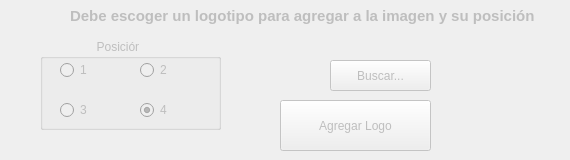
    <widget class="QWidget" name="tab_4">
     <property name="enabled">
      <bool>false</bool>
     </property>
     <attribute name="title">
      <string>Superponer Imagen</string>
     </attribute>
     <widget class="QPushButton" name="pushButton_11">
      <property name="geometry">
       <rect>
        <x>280</x>
        <y>100</y>
        <width>151</width>
        <height>51</height>
       </rect>
      </property>
      <property name="text">
       <string>Agregar Logo</string>
      </property>
     </widget>
     <widget class="QLabel" name="label_3">
      <property name="geometry">
       <rect>
        <x>70</x>
        <y>0</y>
        <width>491</width>
        <height>31</height>
       </rect>
      </property>
      <property name="minimumSize">
       <size>
        <width>301</width>
        <height>0</height>
       </size>
      </property>
      <property name="font">
       <font>
        <pointsize>11</pointsize>
        <weight>75</weight>
        <bold>true</bold>
       </font>
      </property>
      <property name="text">
       <string>Debe escoger un logotipo para agregar a la imagen y su posición</string>
      </property>
     </widget>
     <widget class="QPushButton" name="pushButton_24">
      <property name="geometry">
       <rect>
        <x>330</x>
        <y>60</y>
        <width>101</width>
        <height>31</height>
       </rect>
      </property>
      <property name="text">
       <string>Buscar...</string>
      </property>
     </widget>
     <widget class="QGroupBox" name="groupBox_5">
      <property name="geometry">
       <rect>
        <x>40</x>
        <y>39</y>
        <width>181</width>
        <height>91</height>
       </rect>
      </property>
      <property name="title">
       <string>                 Posición</string>
      </property>
      <widget class="QRadioButton" name="r1">
       <property name="geometry">
        <rect>
         <x>20</x>
         <y>20</y>
         <width>41</width>
         <height>22</height>
        </rect>
       </property>
       <property name="text">
        <string>1</string>
       </property>
      </widget>
      <widget class="QRadioButton" name="r2">
       <property name="geometry">
        <rect>
         <x>100</x>
         <y>20</y>
         <width>41</width>
         <height>22</height>
        </rect>
       </property>
       <property name="text">
        <string>2</string>
       </property>
       <property name="checked">
        <bool>false</bool>
       </property>
      </widget>
      <widget class="QRadioButton" name="r3">
       <property name="geometry">
        <rect>
         <x>20</x>
         <y>60</y>
         <width>41</width>
         <height>22</height>
        </rect>
       </property>
       <property name="text">
        <string>3</string>
       </property>
      </widget>
      <widget class="QRadioButton" name="r4">
       <property name="geometry">
        <rect>
         <x>100</x>
         <y>60</y>
         <width>41</width>
         <height>22</height>
        </rect>
       </property>
       <property name="text">
        <string>4</string>
       </property>
       <property name="checked">
        <bool>true</bool>
       </property>
      </widget>
     </widget>
    </widget>
